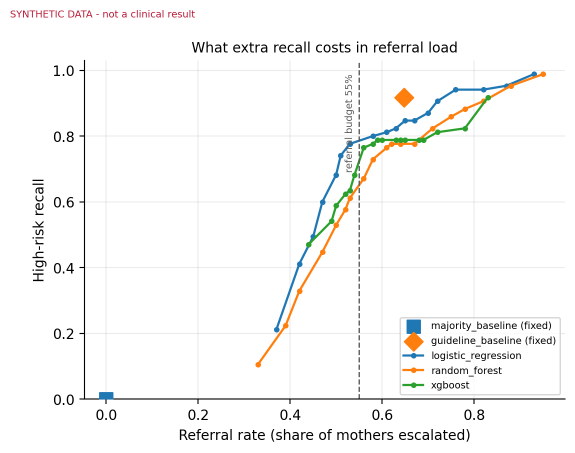
#> input picture docs/img/fig5_recall_vs_referral.png, 1149 x 905 px (shown at 1/2 size)
$ python make_social_preview.py
#> lines starting #> are read from the running program, lines starting #| are printed output that depends on the picture
#> in main, `img = Image.new("RGB", (W, H), BG)`: img: PIL image 1280x640 RGB; every value is 255
"""Generate the GitHub social preview card.

    python scripts/make_social_preview.py

Writes ``docs/img/social-preview.png`` at 1280x640, the size GitHub asks for.
Upload it at **Settings > General > Social preview** on the repository.

Why this exists: without an uploaded preview, GitHub advertises an
``og:image`` URL that can 404, so every link unfurl (LinkedIn, Slack, X,
WhatsApp) falls back to no image at all. A repository link is often the first
thing someone sees of a project; a blank card wastes that.
"""
from __future__ import annotations

import sys
from pathlib import Path

from PIL import Image, ImageDraw, ImageFont

import _bootstrap  # noqa: F401

from mhrisk import config as C

OUT = C.ROOT / "docs" / "img" / "social-preview.png"
CHART = C.ROOT / "docs" / "img" / "fig5_recall_vs_referral.png"

W, H = 1280, 640
INK = "#16202a"
SOFT = "#5a6b78"
ACCENT = "#1f6f8b"
RULE = "#dde4e9"
BG = "#ffffff"

# Segoe UI ships with Windows; DejaVu with most Linux Pillow builds. Fall back
# rather than crash, since a slightly different face is better than no card.
FONT_CANDIDATES = {
    "bold": ["C:/Windows/Fonts/segoeuib.ttf", "C:/Windows/Fonts/arialbd.ttf",
             "/usr/share/fonts/truetype/dejavu/DejaVuSans-Bold.ttf"],
    "semibold": ["C:/Windows/Fonts/seguisb.ttf", "C:/Windows/Fonts/segoeuib.ttf",
                 "C:/Windows/Fonts/arialbd.ttf",
                 "/usr/share/fonts/truetype/dejavu/DejaVuSans-Bold.ttf"],
    "regular": ["C:/Windows/Fonts/segoeui.ttf", "C:/Windows/Fonts/arial.ttf",
                "/usr/share/fonts/truetype/dejavu/DejaVuSans.ttf"],
}


def font(kind: str, size: int) -> ImageFont.FreeTypeFont:
#> called with kind = 'semibold', size = 21
    for path in FONT_CANDIDATES[kind]:
        if Path(path).exists():
            return ImageFont.truetype(path, size)
    return ImageFont.load_default()


def wrap(draw, text: str, fnt, max_width: int) -> list[str]:
    words, lines, line = text.split(), [], ""
#> words = ['Maternal', 'Health', 'Risk', 'Screening']; line = ''
    for word in words:
        trial = f"{line} {word}".strip()
        if draw.textlength(trial, font=fnt) <= max_width:
            line = trial
        else:
            if line:
                lines.append(line)
            line = word
    if line:
        lines.append(line)
    return lines


def main() -> int:
    if not CHART.exists():
        print(f"Missing {CHART}. Run: python scripts/make_figures.py")
        return 1

    img = Image.new("RGB", (W, H), BG)
    d = ImageDraw.Draw(img)

    # Accent spine down the left edge.
    d.rectangle([0, 0, 10, H], fill=ACCENT)

    pad = 56
    x = pad + 10
    text_w = 700

    # --- eyebrow ---
    f_eyebrow = font("semibold", 21)
    d.text((x, 54), "R&D  ·  APPLIED ML IN HEALTHCARE", font=f_eyebrow, fill=ACCENT)

    # --- title ---
    f_title = font("bold", 55)
    y = 96
    for line in wrap(d, "Maternal Health Risk Screening", f_title, text_w):
        d.text((x, y), line, font=f_title, fill=INK)
        y += 64
#> this loop made 2 passes
#> (line, y) on passes 1 to 2: ('Maternal Health Risk', 160), ('Screening', 224)
#> after the loop, y = 224

    # --- subtitle ---
    f_sub = font("regular", 26)
    y += 6
#> y = 230
    for line in wrap(d, "Safety-first modelling, guideline calibration, "
                        "and Urdu risk communication", f_sub, text_w):
        d.text((x, y), line, font=f_sub, fill=SOFT)
        y += 36
#> this loop made 2 passes
#> y on pass 1: 266
#> (line, y) on pass 2: ('risk communication', 302)
#> after the loop, y = 302

    # --- the finding, which is the reason to click ---
    y += 22
#> y = 324
    d.line([(x, y), (x + 96, y)], fill=RULE, width=3)
    y += 24
#> y = 348
    f_find = font("semibold", 29)
    for line in wrap(d, "11 documented clinical thresholds beat "
                        "every model I trained.", f_find, text_w):
        d.text((x, y), line, font=f_find, fill=INK)
        y += 40
#> this loop made 2 passes
#> (line, y) on passes 1 to 2: ('11 documented clinical thresholds beat', 388), ('every model I trained.', 428)
#> after the loop, y = 428

    # --- footer ---
    f_foot = font("regular", 22)
    d.text((x, H - 74), "github.com/laiba-mazhar/maternal-health-risk",
           font=f_foot, fill=ACCENT)
    d.text((x, H - 44), "Research prototype, not a medical device",
           font=font("regular", 19), fill=SOFT)

    # --- chart, bottom right ---
    chart = Image.open(CHART).convert("RGB")
    target_w = 430
    chart = chart.resize(
        (target_w, round(chart.height * target_w / chart.width)), Image.LANCZOS)
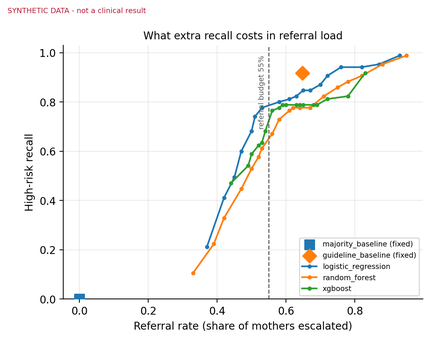
#> chart: PIL image 430x339 RGB; mean R, G, B 247.2, 247.1, 246.3
    img.paste(chart, (W - target_w - 34, H - chart.height - 30))
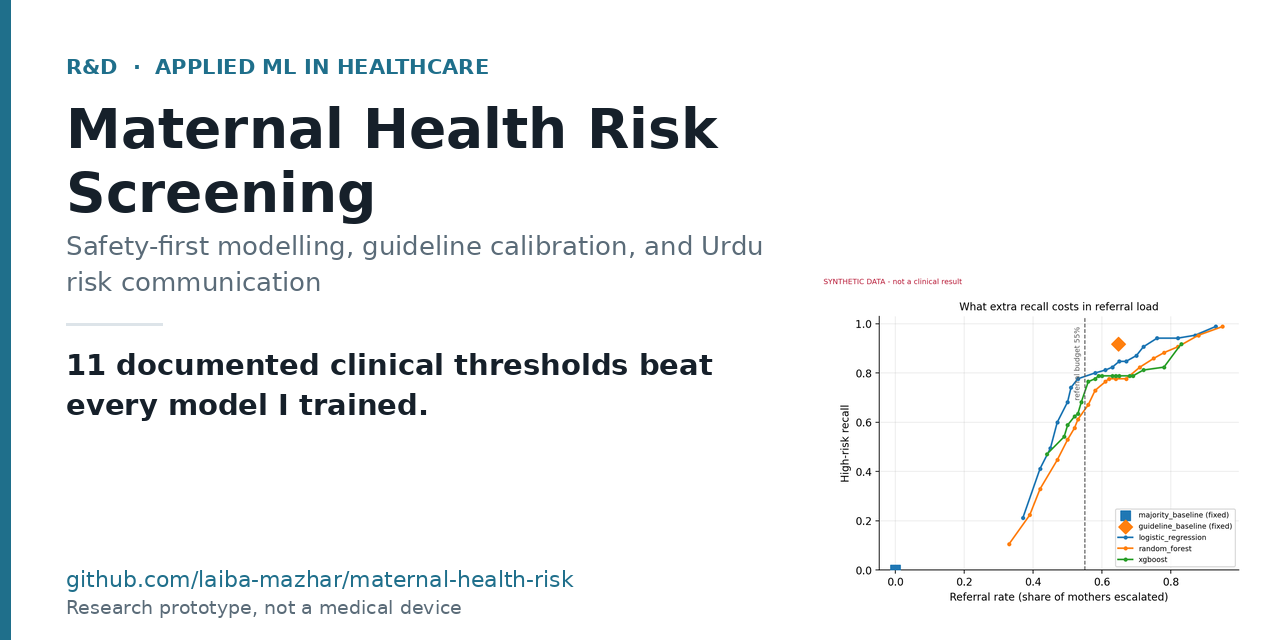
#> img: PIL image 1280x640 RGB; mean R, G, B 241.8, 243.3, 244

    OUT.parent.mkdir(parents=True, exist_ok=True)
    img.save(OUT, optimize=True)
    print(f"Wrote {OUT}  ({W}x{H}, {OUT.stat().st_size // 1024} KB)")
    print("Upload at: repo > Settings > General > Social preview")
    return 0


if __name__ == "__main__":
    sys.exit(main())
#> (the program exits here)
